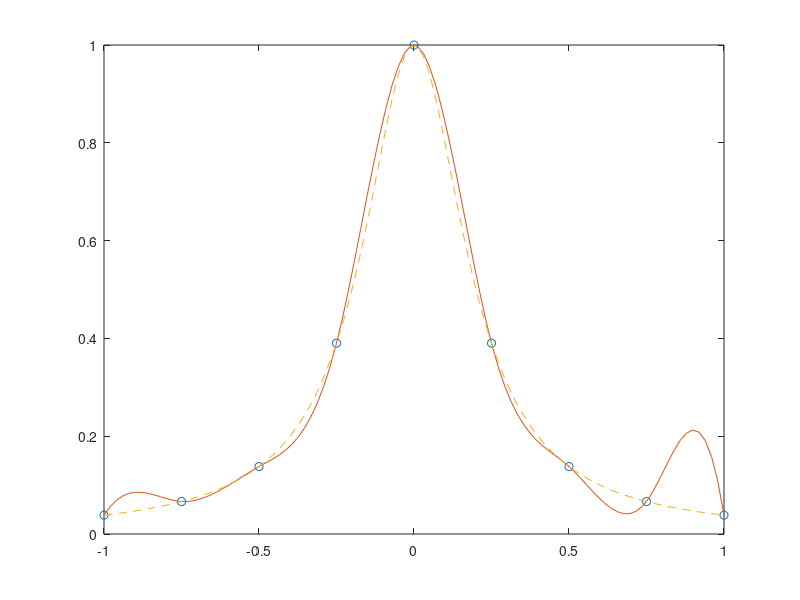

Source code (MATLAB):
# 201602057 Junkyu Lim

x = linspace(-1,1,9);
y = 1./(1+25*x.^2);

xx = linspace(-1,1);
yy = spline(x,y,xx);

yr = 1./(1+25*xx.^2);
#plot(x,y,'o',xx,yy,xx,yr,'--')

yc = [1 y -4];
yyc = spline(x,yc,xx);
plot(x,y,'o',xx,yyc,xx,yr,'--')